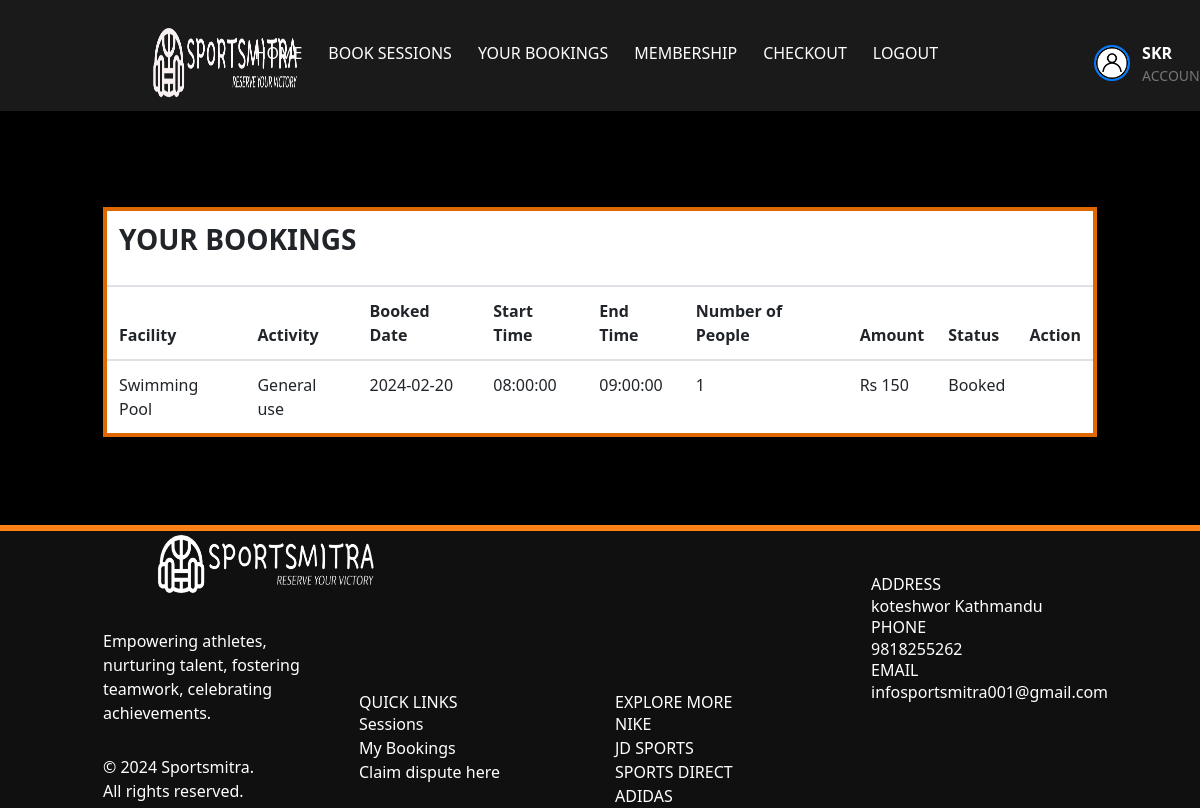
The app's page /my_bookings (signed in), older data.
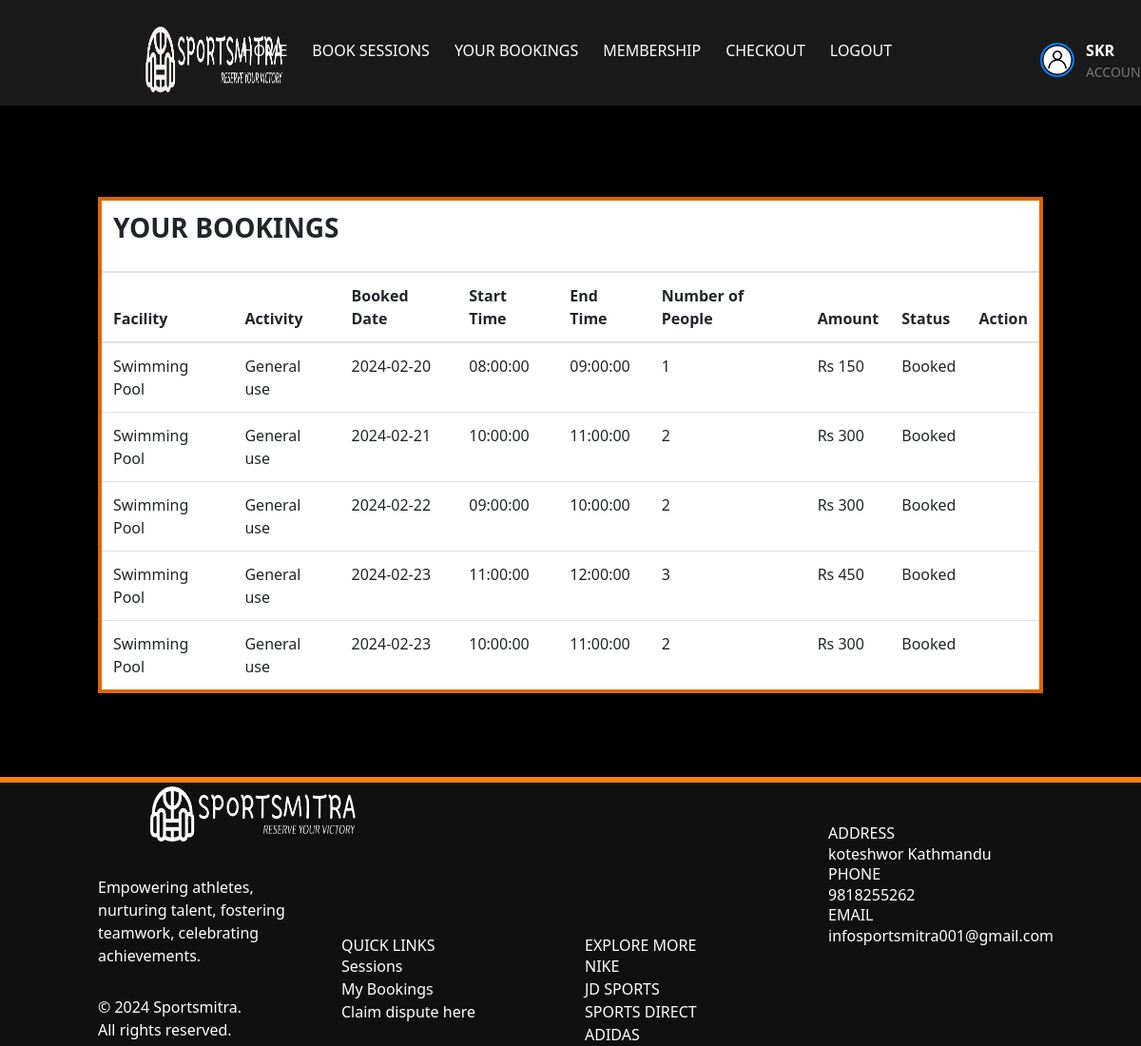
The same page, newer data.
### app/models.py (models this page shows, shortened)
class UserAccount(UserMixin, db.Model):
    __tablename__ = 'UserAccount'
    id = db.Column(db.Integer, primary_key=True)
    User = db.Column(db.String(500), index=True)
    Email = db.Column(db.String(500), index=True, unique=True)
    Password = db.Column(db.String(500), index=True)
    Mobile = db.Column(db.String(120), index=True)
    verification_token = db.Column(db.String(1120), unique=True)
    verified = db.Column(db.Boolean, default=False)
    start_date = db.Column(db.Date, nullable=True)
    end_date = db.Column(db.Date, nullable=True)
    Member = db.Column(db.Boolean, default=False)
    member_type = db.Column(db.String(50))
    profile_picture = db.Column(
        db.String(255), nullable=True, default='../static/images/acc.jpg')
    roles = db.relationship("Role", secondary=user_role,
                            backref=db.backref("users", lazy="dynamic"))
    def has_role(self, role_name):
        my_role = Role.query.filter_by(name=role_name).first()
        if my_role in self.roles:
            return True
        else:
            return False

class Booking(db.Model):
    __tablename__ = "Booking"
    id = db.Column(db.Integer, primary_key=True)
    user_id = db.Column(db.Integer, db.ForeignKey('UserAccount.id'))
    Book_Time = db.Column(db.Date, index=True)
    Status = db.Column(db.String(500), index=True)
    session_id = db.Column(db.Integer, db.ForeignKey('Sessions.id'))
    Size = db.Column(db.Integer, index=True)
    Amount = db.Column(db.Integer, index=True)
    activity_id = db.Column(db.Integer, db.ForeignKey('activity.id'))
    activity = db.relationship(
        "Activity", backref=db.backref("bookings", lazy="dynamic"))
    user = db.relationship(
        "UserAccount", backref=db.backref("bookings", lazy="dynamic"))
    session = db.relationship(
        "Sessions", backref=db.backref("bookings", lazy="dynamic"))
    receipt_id = db.Column(db.Integer, db.ForeignKey('receipt.id'))
    receipt = db.relationship("Receipt", backref=db.backref("bookings", lazy="dynamic"), foreign_keys=[
                              receipt_id])  # Update relationship attribute for Receipt

class Facility(db.Model):
    id = db.Column(db.Integer, primary_key=True)
    Name = db.Column(db.String(500), index=True)
    Capacity = db.Column(db.Integer, index=True)
    Start_Facility = db.Column(db.String(500), index=True)
    End_Facility = db.Column(db.String(500), index=True)

class Activity(db.Model):
    id = db.Column(db.Integer, primary_key=True)
    facility_id = db.Column(db.Integer, db.ForeignKey('facility.id'))
    Activity_Name = db.Column(db.String(500), index=True)
    Amount = db.Column(db.Integer, index=True)
    facility = db.relationship(
        "Facility", backref=db.backref("activities", lazy="dynamic"))

class Sessions(db.Model):
    __tablename__ = "Sessions"
    id = db.Column(db.Integer, primary_key=True)
    Date = db.Column(db.Date, index=True)
    Start_time = db.Column(db.Time, index=True)
    End_time = db.Column(db.Time, index=True)
    Remaining_Cap = db.Column(db.Integer, index=True)
    facility_id = db.Column(db.Integer, db.ForeignKey("facility.id"))
    facility = db.relationship(
        "Facility", backref=db.backref("sessions", lazy="dynamic"))
    activities = db.relationship(
        "Activity", secondary=session_activity_association, backref=db.backref("sessions", lazy="dynamic"))

### app/views.py (the view)
@app.route('/my_bookings')
@login_required
@require_role(role="User")
def my_bookings():
    bookings = Booking.query.filter_by(
        user_id=current_user.id, Status="Booked").all()
    current_time = datetime.now().date()
    return render_template('my_bookings.html', bookings=bookings, current_time=current_time, User=current_user)

### app/views.py (called while the page is built)
def require_role(role):
    def decorator(func):
        @wraps(func)
        def wrapped_function(*args, **kwargs):
            if not current_user.has_role(role):
                return redirect("/")
            else:
                return func(*args, **kwargs)
        return wrapped_function
    return decorator

@login_manager.user_loader
def load_user(id):
    return UserAccount.query.get(int(id))

### app/templates/my_bookings.html (shortened to what this page needs)
<!DOCTYPE html>
<html lang="en">
  <head>
    <link href="../static/css/animate.css" rel="stylesheet" />
    <link
      rel="stylesheet"
      href="../static/css/bootstrap.min.css"
      type="text/css"
    />
    <link rel="stylesheet" type="text/css" href="../static/css/style.css" />
    <link
      rel="stylesheet"
      href="https://cdn.jsdelivr.net/npm/tailwindcss@latest/dist/tailwind.min.css"
    />
  </head>
  <body>
    <nav class="navbar navbar-expand-md navbar-dark">
      <div class="container" style="padding-top: 15px">
        <a class="navbar-brand mr-auto" href="/"
          ><img src="../static/images/nb.png" alt="Sportsmitra" class="logo"
        /></a>
        <div class="collapse navbar-collapse" id="collapsibleNavbar">
          <ul class="navbar-nav ml-auto">
            <li class="nav-item"><a class="nav-link" href="/user">Home</a></li>
            <li class="nav-item">
              <a class="nav-link" href="/lookup_venue">Book Sessions</a>
            </li>
            <li class="nav-item">
              <a class="nav-link" href="/my_bookings">Your Bookings</a>
            </li>
            <li class="nav-item">
              <a
                class="nav-link"
                href="{{ url_for('order_subscription', username=current_user.User) }}"
                >Membership</a
              >
            </li>
            <li class="nav-item">
              <a class="nav-link" href="/checkout_page">Checkout</a>
            </li>
            <li class="nav-item">
              <a class="nav-link" href="#" id="logout">Logout</a>
            </li>
            <li class="nav-item">
              <a
                class="nav-link"
                href="/update_user"
                style="
                  display: flex;
                  align-items: center;
                  margin-left: 130px;
                  text-decoration: none;
                  color: #333;
                "
              >
                <img
                  src="../static/images/acc.jpg"
                  alt="User Account"
                  style="
                    width: 36px;
                    height: 36px;
                    border-radius: 50%;
                    margin-right: 12px;
                    border: 2px solid #007bff;
                  "
                />
                <div>
                  <span
                    style="font-weight: bold; font-size: 16px; display: block"
                    >{{User.User}}</span
                  >
                  <span style="font-size: 14px; display: block; color: #777"
                    >Account</span
                  >
                </div>
              </a>
            </li>
          </ul>
        </div>
      </div>
    </nav>
    <br />
    <br />
    <div class="container mt-5">
       {% if
      bookings %}
      <div class="table-responsive">
        <table class="table table-hover" style="border: 4px solid #df6700">
          <thead>
            <tr>
              <th colspan="9" style="background-color: white">
                <h1 class="h3 mb-3 font-bold">YOUR BOOKINGS</h1>
              </th>
            </tr>
            <tr>
              <th>Facility</th>
              <th>Activity</th>
              <th>Booked Date</th>
              <th>Start Time</th>
              <th>End Time</th>
              <th>Number of People</th>
              <th>Amount</th>
              <th>Status</th>
              <th>Action</th>
            </tr>
          </thead>
          <tbody>
            {% for item in bookings %}
            <tr>
              <td>{{ item.session.facility.Name }}</td>
              <td>{{ item.activity.Activity_Name }}</td>
              <td>{{ item.Book_Time }}</td>
              <td>{{ item.session.Start_time }}</td>
              <td>{{ item.session.End_time }}</td>
              <td>{{ item.Size }}</td>
              <td>Rs {{ item.Size * item.activity.Amount }}</td>
              <td>{{ item.Status }}</td>
              <td>
              </td>
            </tr>
            {% endfor %}
          </tbody>
        </table>
      </div>
      {% endif %}
      <br />
      <br />
      <br />
    </div>
    <footer class="container-fluid">
      <div class="container">
        <div class="row">
          <div
            class="col-md-3 footer1 d-flex wow bounceInLeft"
            data-wow-delay=".25s"
          >
            <div class="d-flex flex-wrap align-content-center">
              <a href="#"
                ><img src="../static/images/fnb.png" alt="logo" class="logo"
              /></a>
              <p>
                Empowering athletes, nurturing talent, fostering teamwork,
                celebrating <br />
                achievements.
              </p>
              <p>&copy; 2024 Sportsmitra. <br />All rights reserved.<br /></p>
            </div>
          </div>
          <div
            class="col-md-3 footer2 wow bounceInUp"
            data-wow-delay=".25s"
            id="contact"
          >
            <br />
            <br />
            <br />
            <br />
            <br />
            <br />
            <br />
            <h5>QUICK LINKS</h5>
            <a href="/lookup_venue">Sessions</a><br />
            <a href="/my_bookings">My Bookings</a><br />
            <a href="/refund_form">Claim dispute here</a>
          </div>
          <div
            class="col-md-3 footer2 wow bounceInUp"
            data-wow-delay=".25s"
            id="contact"
          >
            <br />
            <br />
            <br />
            <br />
            <br />
            <br />
            <br />
            <h5>EXPLORE MORE</h5>
            <a href="https://www.nike.com"> NIKE </a><br />
            <a href="https://www.jdsports.com"> JD SPORTS </a><br />
            <a href="https://www.sportsdirect.com"> SPORTS DIRECT </a><br />
            <a href="https://www.adidas.co.uk"> ADIDAS </a><br />
          </div>
          <div class="col-md-3 footer3 wow bounceInRight" data-wow-delay=".25s">
            <h5>ADDRESS</h5>
            <p>koteshwor Kathmandu</p>
            <h5>PHONE</h5>
            <p>9818255262</p>
            <h5>EMAIL</h5>
            <p>infosportsmitra001@gmail.com</p>
          </div>
        </div>
      </div>
    </footer>
  </body>
</html>

### app/static/css/style.css (style rules this page uses)
body { font-family: "Lato", sans-serif; overflow: hidden; overflow-y: scroll; background-color: #000; }
body nav { background: rgba(255, 255, 255, 0.1); }
body nav .navbar-nav a { font-size: 16px; text-transform: uppercase; color: #fff !important; transition: all 0.3s; -webkit-transition: all 0.3s; -ms-transition: all 0.3s; -o-transition: all 0.3s; }
a, a:hover { color: #ff8013; }
footer { background: #101011; color: #fff; }
footer .footer1 p { margin-top: 30px; }
footer .footer3 { padding-top: 50px; }
footer::before { content: ""; position: absolute; border: 3px solid #ff8013; width: 100%; left: 0; }
.logo { height: 70px; width: auto; margin-left: 50px; margin-right: 50px; }
.nav-item { flex: 0 0 auto; margin-right: 10px; }

### app/templates/my_bookings.html (style rules this page uses)
.table-responsive .table { background-color: white; }

Row changes from the older to the newer data that the page shows:
added Booking: session.facility.Name "Swimming Pool", activity.Activity_Name "General use", Book_Time "2024-02-21", session.Start_time "10:00:00", session.End_time "11:00:00", Size "2", item.Size*item.activity.Amount "300", Status "Booked"
added Booking: session.facility.Name "Swimming Pool", activity.Activity_Name "General use", Book_Time "2024-02-22", session.Start_time "09:00:00", session.End_time "10:00:00", Size "2", item.Size*item.activity.Amount "300", Status "Booked"
added Booking: session.facility.Name "Swimming Pool", activity.Activity_Name "General use", Book_Time "2024-02-23", session.Start_time "11:00:00", session.End_time "12:00:00", Size "3", item.Size*item.activity.Amount "450", Status "Booked"
added Booking: session.facility.Name "Swimming Pool", activity.Activity_Name "General use", Book_Time "2024-02-23", session.Start_time "10:00:00", session.End_time "11:00:00", Size "2", item.Size*item.activity.Amount "300", Status "Booked"
